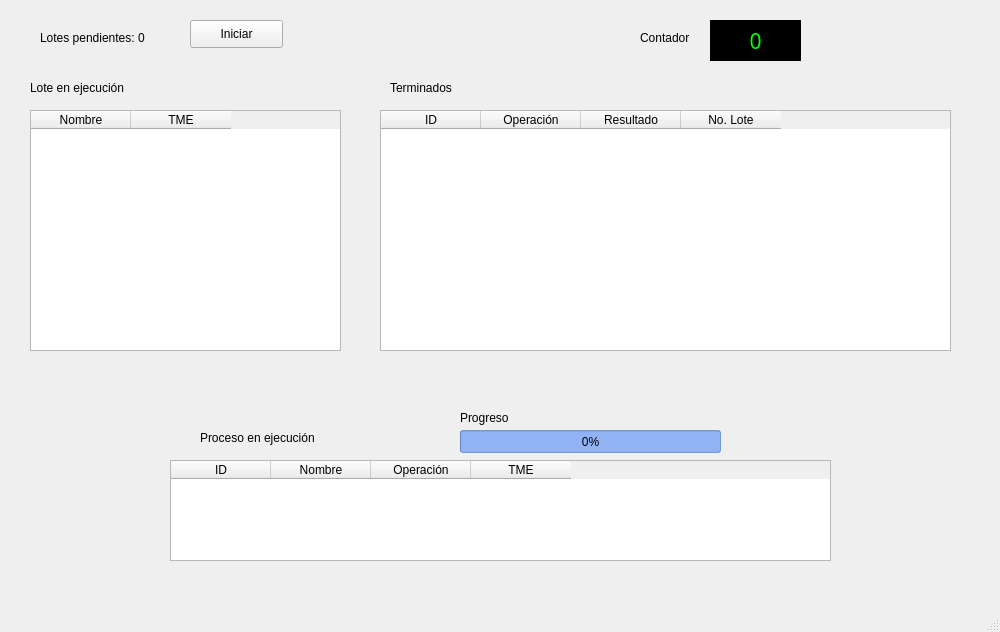
<?xml version="1.0" encoding="UTF-8"?>
<ui version="4.0">
 <class>MainWindow</class>
 <widget class="QMainWindow" name="MainWindow">
  <property name="geometry">
   <rect>
    <x>0</x>
    <y>0</y>
    <width>1000</width>
    <height>632</height>
   </rect>
  </property>
  <property name="windowTitle">
   <string>Procesamiento por lotes</string>
  </property>
  <widget class="QWidget" name="centralwidget">
   <widget class="QTableWidget" name="tableWidget">
    <property name="geometry">
     <rect>
      <x>30</x>
      <y>110</y>
      <width>311</width>
      <height>241</height>
     </rect>
    </property>
    <column>
     <property name="text">
      <string>Nombre</string>
     </property>
    </column>
    <column>
     <property name="text">
      <string>TME</string>
     </property>
    </column>
   </widget>
   <widget class="QTableWidget" name="tableWidget_2">
    <property name="geometry">
     <rect>
      <x>170</x>
      <y>460</y>
      <width>661</width>
      <height>101</height>
     </rect>
    </property>
    <column>
     <property name="text">
      <string>ID</string>
     </property>
    </column>
    <column>
     <property name="text">
      <string>Nombre</string>
     </property>
    </column>
    <column>
     <property name="text">
      <string>Operación</string>
     </property>
    </column>
    <column>
     <property name="text">
      <string>TME</string>
     </property>
    </column>
   </widget>
   <widget class="QLabel" name="label">
    <property name="geometry">
     <rect>
      <x>40</x>
      <y>30</y>
      <width>141</width>
      <height>16</height>
     </rect>
    </property>
    <property name="text">
     <string>Lotes pendientes: 0</string>
    </property>
   </widget>
   <widget class="QLabel" name="label_2">
    <property name="geometry">
     <rect>
      <x>30</x>
      <y>80</y>
      <width>141</width>
      <height>16</height>
     </rect>
    </property>
    <property name="text">
     <string>Lote en ejecución</string>
    </property>
   </widget>
   <widget class="QLabel" name="label_3">
    <property name="geometry">
     <rect>
      <x>200</x>
      <y>430</y>
      <width>141</width>
      <height>16</height>
     </rect>
    </property>
    <property name="text">
     <string>Proceso en ejecución</string>
    </property>
   </widget>
   <widget class="QTableWidget" name="tableWidget_3">
    <property name="geometry">
     <rect>
      <x>380</x>
      <y>110</y>
      <width>571</width>
      <height>241</height>
     </rect>
    </property>
    <column>
     <property name="text">
      <string>ID</string>
     </property>
    </column>
    <column>
     <property name="text">
      <string>Operación</string>
     </property>
    </column>
    <column>
     <property name="text">
      <string>Resultado</string>
     </property>
    </column>
    <column>
     <property name="text">
      <string>No. Lote</string>
     </property>
    </column>
   </widget>
   <widget class="QLabel" name="label_4">
    <property name="geometry">
     <rect>
      <x>390</x>
      <y>80</y>
      <width>141</width>
      <height>16</height>
     </rect>
    </property>
    <property name="text">
     <string>Terminados</string>
    </property>
   </widget>
   <widget class="QPushButton" name="pushButton">
    <property name="geometry">
     <rect>
      <x>190</x>
      <y>20</y>
      <width>93</width>
      <height>28</height>
     </rect>
    </property>
    <property name="text">
     <string>Iniciar</string>
    </property>
   </widget>
   <widget class="QProgressBar" name="progressBar">
    <property name="geometry">
     <rect>
      <x>460</x>
      <y>430</y>
      <width>261</width>
      <height>23</height>
     </rect>
    </property>
    <property name="palette">
     <palette>
      <active>
       <colorrole role="WindowText">
        <brush brushstyle="SolidPattern">
         <color alpha="255">
          <red>0</red>
          <green>0</green>
          <blue>0</blue>
         </color>
        </brush>
       </colorrole>
       <colorrole role="Button">
        <brush brushstyle="SolidPattern">
         <color alpha="100">
          <red>0</red>
          <green>85</green>
          <blue>255</blue>
         </color>
        </brush>
       </colorrole>
       <colorrole role="Light">
        <brush brushstyle="SolidPattern">
         <color alpha="255">
          <red>76</red>
          <green>76</green>
          <blue>255</blue>
         </color>
        </brush>
       </colorrole>
       <colorrole role="Midlight">
        <brush brushstyle="SolidPattern">
         <color alpha="255">
          <red>38</red>
          <green>38</green>
          <blue>238</blue>
         </color>
        </brush>
       </colorrole>
       <colorrole role="Dark">
        <brush brushstyle="SolidPattern">
         <color alpha="255">
          <red>0</red>
          <green>0</green>
          <blue>110</blue>
         </color>
        </brush>
       </colorrole>
       <colorrole role="Mid">
        <brush brushstyle="SolidPattern">
         <color alpha="255">
          <red>0</red>
          <green>0</green>
          <blue>147</blue>
         </color>
        </brush>
       </colorrole>
       <colorrole role="Text">
        <brush brushstyle="SolidPattern">
         <color alpha="255">
          <red>0</red>
          <green>0</green>
          <blue>0</blue>
         </color>
        </brush>
       </colorrole>
       <colorrole role="BrightText">
        <brush brushstyle="SolidPattern">
         <color alpha="255">
          <red>255</red>
          <green>255</green>
          <blue>255</blue>
         </color>
        </brush>
       </colorrole>
       <colorrole role="ButtonText">
        <brush brushstyle="SolidPattern">
         <color alpha="255">
          <red>0</red>
          <green>0</green>
          <blue>0</blue>
         </color>
        </brush>
       </colorrole>
       <colorrole role="Base">
        <brush brushstyle="SolidPattern">
         <color alpha="100">
          <red>0</red>
          <green>85</green>
          <blue>255</blue>
         </color>
        </brush>
       </colorrole>
       <colorrole role="Window">
        <brush brushstyle="SolidPattern">
         <color alpha="100">
          <red>0</red>
          <green>85</green>
          <blue>255</blue>
         </color>
        </brush>
       </colorrole>
       <colorrole role="Shadow">
        <brush brushstyle="SolidPattern">
         <color alpha="255">
          <red>0</red>
          <green>0</green>
          <blue>0</blue>
         </color>
        </brush>
       </colorrole>
       <colorrole role="AlternateBase">
        <brush brushstyle="SolidPattern">
         <color alpha="255">
          <red>127</red>
          <green>127</green>
          <blue>238</blue>
         </color>
        </brush>
       </colorrole>
       <colorrole role="ToolTipBase">
        <brush brushstyle="SolidPattern">
         <color alpha="255">
          <red>255</red>
          <green>255</green>
          <blue>220</blue>
         </color>
        </brush>
       </colorrole>
       <colorrole role="ToolTipText">
        <brush brushstyle="SolidPattern">
         <color alpha="255">
          <red>0</red>
          <green>0</green>
          <blue>0</blue>
         </color>
        </brush>
       </colorrole>
      </active>
      <inactive>
       <colorrole role="WindowText">
        <brush brushstyle="SolidPattern">
         <color alpha="255">
          <red>0</red>
          <green>0</green>
          <blue>0</blue>
         </color>
        </brush>
       </colorrole>
       <colorrole role="Button">
        <brush brushstyle="SolidPattern">
         <color alpha="100">
          <red>0</red>
          <green>85</green>
          <blue>255</blue>
         </color>
        </brush>
       </colorrole>
       <colorrole role="Light">
        <brush brushstyle="SolidPattern">
         <color alpha="255">
          <red>76</red>
          <green>76</green>
          <blue>255</blue>
         </color>
        </brush>
       </colorrole>
       <colorrole role="Midlight">
        <brush brushstyle="SolidPattern">
         <color alpha="255">
          <red>38</red>
          <green>38</green>
          <blue>238</blue>
         </color>
        </brush>
       </colorrole>
       <colorrole role="Dark">
        <brush brushstyle="SolidPattern">
         <color alpha="255">
          <red>0</red>
          <green>0</green>
          <blue>110</blue>
         </color>
        </brush>
       </colorrole>
       <colorrole role="Mid">
        <brush brushstyle="SolidPattern">
         <color alpha="255">
          <red>0</red>
          <green>0</green>
          <blue>147</blue>
         </color>
        </brush>
       </colorrole>
       <colorrole role="Text">
        <brush brushstyle="SolidPattern">
         <color alpha="255">
          <red>0</red>
          <green>0</green>
          <blue>0</blue>
         </color>
        </brush>
       </colorrole>
       <colorrole role="BrightText">
        <brush brushstyle="SolidPattern">
         <color alpha="255">
          <red>255</red>
          <green>255</green>
          <blue>255</blue>
         </color>
        </brush>
       </colorrole>
       <colorrole role="ButtonText">
        <brush brushstyle="SolidPattern">
         <color alpha="255">
          <red>0</red>
          <green>0</green>
          <blue>0</blue>
         </color>
        </brush>
       </colorrole>
       <colorrole role="Base">
        <brush brushstyle="SolidPattern">
         <color alpha="100">
          <red>0</red>
          <green>85</green>
          <blue>255</blue>
         </color>
        </brush>
       </colorrole>
       <colorrole role="Window">
        <brush brushstyle="SolidPattern">
         <color alpha="100">
          <red>0</red>
          <green>85</green>
          <blue>255</blue>
         </color>
        </brush>
       </colorrole>
       <colorrole role="Shadow">
        <brush brushstyle="SolidPattern">
         <color alpha="255">
          <red>0</red>
          <green>0</green>
          <blue>0</blue>
         </color>
        </brush>
       </colorrole>
       <colorrole role="AlternateBase">
        <brush brushstyle="SolidPattern">
         <color alpha="255">
          <red>127</red>
          <green>127</green>
          <blue>238</blue>
         </color>
        </brush>
       </colorrole>
       <colorrole role="ToolTipBase">
        <brush brushstyle="SolidPattern">
         <color alpha="255">
          <red>255</red>
          <green>255</green>
          <blue>220</blue>
         </color>
        </brush>
       </colorrole>
       <colorrole role="ToolTipText">
        <brush brushstyle="SolidPattern">
         <color alpha="255">
          <red>0</red>
          <green>0</green>
          <blue>0</blue>
         </color>
        </brush>
       </colorrole>
      </inactive>
      <disabled>
       <colorrole role="WindowText">
        <brush brushstyle="SolidPattern">
         <color alpha="255">
          <red>0</red>
          <green>0</green>
          <blue>110</blue>
         </color>
        </brush>
       </colorrole>
       <colorrole role="Button">
        <brush brushstyle="SolidPattern">
         <color alpha="100">
          <red>0</red>
          <green>85</green>
          <blue>255</blue>
         </color>
        </brush>
       </colorrole>
       <colorrole role="Light">
        <brush brushstyle="SolidPattern">
         <color alpha="255">
          <red>76</red>
          <green>76</green>
          <blue>255</blue>
         </color>
        </brush>
       </colorrole>
       <colorrole role="Midlight">
        <brush brushstyle="SolidPattern">
         <color alpha="255">
          <red>38</red>
          <green>38</green>
          <blue>238</blue>
         </color>
        </brush>
       </colorrole>
       <colorrole role="Dark">
        <brush brushstyle="SolidPattern">
         <color alpha="255">
          <red>0</red>
          <green>0</green>
          <blue>110</blue>
         </color>
        </brush>
       </colorrole>
       <colorrole role="Mid">
        <brush brushstyle="SolidPattern">
         <color alpha="255">
          <red>0</red>
          <green>0</green>
          <blue>147</blue>
         </color>
        </brush>
       </colorrole>
       <colorrole role="Text">
        <brush brushstyle="SolidPattern">
         <color alpha="255">
          <red>0</red>
          <green>0</green>
          <blue>110</blue>
         </color>
        </brush>
       </colorrole>
       <colorrole role="BrightText">
        <brush brushstyle="SolidPattern">
         <color alpha="255">
          <red>255</red>
          <green>255</green>
          <blue>255</blue>
         </color>
        </brush>
       </colorrole>
       <colorrole role="ButtonText">
        <brush brushstyle="SolidPattern">
         <color alpha="255">
          <red>0</red>
          <green>0</green>
          <blue>110</blue>
         </color>
        </brush>
       </colorrole>
       <colorrole role="Base">
        <brush brushstyle="SolidPattern">
         <color alpha="100">
          <red>0</red>
          <green>85</green>
          <blue>255</blue>
         </color>
        </brush>
       </colorrole>
       <colorrole role="Window">
        <brush brushstyle="SolidPattern">
         <color alpha="100">
          <red>0</red>
          <green>85</green>
          <blue>255</blue>
         </color>
        </brush>
       </colorrole>
       <colorrole role="Shadow">
        <brush brushstyle="SolidPattern">
         <color alpha="255">
          <red>0</red>
          <green>0</green>
          <blue>0</blue>
         </color>
        </brush>
       </colorrole>
       <colorrole role="AlternateBase">
        <brush brushstyle="SolidPattern">
         <color alpha="255">
          <red>0</red>
          <green>0</green>
          <blue>221</blue>
         </color>
        </brush>
       </colorrole>
       <colorrole role="ToolTipBase">
        <brush brushstyle="SolidPattern">
         <color alpha="255">
          <red>255</red>
          <green>255</green>
          <blue>220</blue>
         </color>
        </brush>
       </colorrole>
       <colorrole role="ToolTipText">
        <brush brushstyle="SolidPattern">
         <color alpha="255">
          <red>0</red>
          <green>0</green>
          <blue>0</blue>
         </color>
        </brush>
       </colorrole>
      </disabled>
     </palette>
    </property>
    <property name="styleSheet">
     <string notr="true">background-color: rgba(0, 85, 255, 100);</string>
    </property>
    <property name="maximum">
     <number>100</number>
    </property>
    <property name="value">
     <number>0</number>
    </property>
   </widget>
   <widget class="QLabel" name="label_5">
    <property name="geometry">
     <rect>
      <x>460</x>
      <y>410</y>
      <width>141</width>
      <height>16</height>
     </rect>
    </property>
    <property name="text">
     <string>Progreso</string>
    </property>
   </widget>
   <widget class="QLabel" name="contador">
    <property name="geometry">
     <rect>
      <x>710</x>
      <y>20</y>
      <width>91</width>
      <height>41</height>
     </rect>
    </property>
    <property name="font">
     <font>
      <family>Yu Gothic UI Semibold</family>
      <pointsize>16</pointsize>
      <weight>50</weight>
      <italic>false</italic>
      <bold>false</bold>
     </font>
    </property>
    <property name="styleSheet">
     <string notr="true">background-color: rgb(0, 0, 0);
color: rgb(0, 255, 0);
font: 16pt &quot;Yu Gothic UI Semibold&quot;;
</string>
    </property>
    <property name="text">
     <string>0</string>
    </property>
    <property name="alignment">
     <set>Qt::AlignCenter</set>
    </property>
   </widget>
   <widget class="QLabel" name="label_6">
    <property name="geometry">
     <rect>
      <x>640</x>
      <y>30</y>
      <width>71</width>
      <height>16</height>
     </rect>
    </property>
    <property name="text">
     <string>Contador</string>
    </property>
   </widget>
  </widget>
  <widget class="QStatusBar" name="statusbar"/>
 </widget>
 <resources/>
 <connections/>
</ui>
